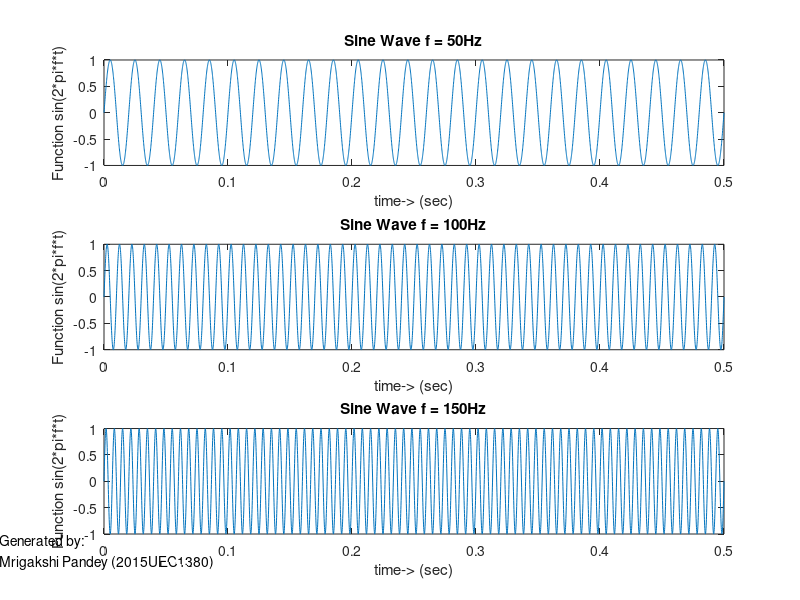

The MATLAB source for this figure:


%Author- Mrigakshi Pandey (2015UEC1380)
% Sine wave at different frequencies
%.......................................
 
close all;
clear all;
clc;
 
t=0:0.0001:0.5;
 
f=sin(2*pi*50*t);
subplot(3,1,1);
plot(t,f);
title('Sine Wave f = 50Hz');
xlabel('time-> (sec)');
ylabel('Function sin(2*pi*f*t)');
 
f2=sin(2*pi*100*t);
subplot(3,1,2);
plot(t,f2);
title('Sine Wave f = 100Hz');
xlabel('time-> (sec)');
ylabel('Function sin(2*pi*f*t)');
 
f3=sin(2*pi*150*t);
subplot(3,1,3);
plot(t,f3);
title('Sine Wave f = 150Hz');
xlabel('time-> (sec)');
ylabel('Function sin(2*pi*f*t)');
dim = [0 0.081 0 0];
str = {'Generated by:','Mrigakshi Pandey (2015UEC1380)'};
annotation('textbox',dim,'String',str,'FitBoxToText','on');


